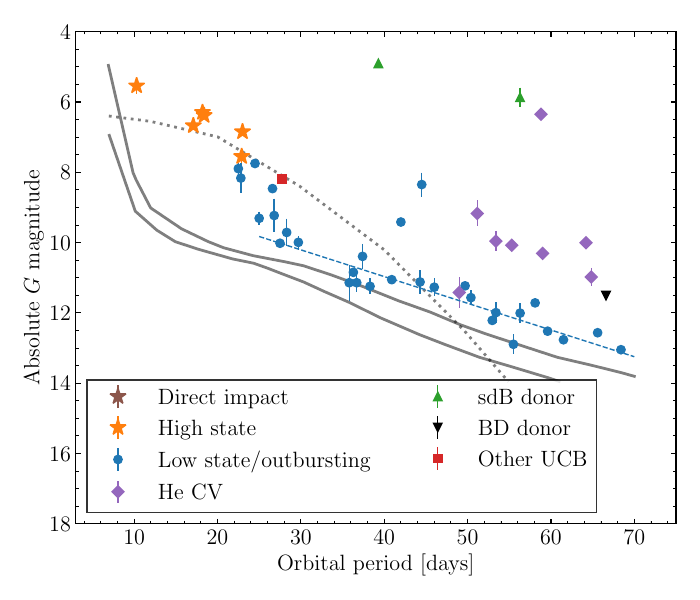

Write the Python code that produced this figure.
#!/usr/bin/env python

"""
"""
    
import numpy as np
import matplotlib.pyplot as plt
from sys import argv, exit
from astropy.io import fits
from astropy.table import Table
import mgutils as mg, mgutils.constants as co



def convert_v_g(v, bprp):
    g = v - 0.01760 - 0.006860 * bprp - 0.1732 * bprp**2 
    return g



if __name__ == '__main__':

    if "-h" in argv:
        print ("magnitudes.py usage")
        raise SystemExit

    ax = mg.formatGraph(xlabel="Orbital period [days]", ylabel="Absolute $G$ magnitude", grid=False, figsize=(7,6))


    #### Read table

    table = Table.read('amcvn_catalogue.fits')

    porb = table['Period']
    distance = table['Distance']
    absG = table['Gaia_Gmag'] - 5 * np.log10(distance/10)
    absG_err = table['Gaia_Gmag_err']
    dist_cont = 5 * (np.log10(table['Distance_84']) - np.log10(table['Distance_16'])) / 2
    # dist_cont = 5 * np.log10(np.array([mg.functApp(np.divide, 1000,0, p,pe)[1] for p,pe in zip(table['Gaia_parallax'],table['Gaia_parallax_err'])])/distance + 1)
    absG_err = np.sqrt(table['Gaia_Gmag_err']**2 + dist_cont**2)

    ok = np.isfinite(porb) & (absG > 0) & (absG_err > 0) & table['Confirmed'] & (table['Period_method'] != 'Predicted') & \
                (table['Gaia_parallax']/table['Gaia_parallax_err'] > 5)

    amcvn = ok & table['AM_CVn']
    hecv = ok & table['He_CV']
    sdb = ok & table['sdB_donor']
    bd = ok & table['BD_donor']
    other = ok & ( ~amcvn & ~hecv & ~sdb & ~bd )

    direct = ok & (table['Disk_state'] == 'Direct')
    high = ok & (table['Disk_state'] == 'High')
    outburst = ok & (table['Disk_state'] == 'Outburst')
    low = ok & (table['Disk_state'] == 'Low')
    hydrogen = ok & table['Has_optical_hydrogen'] & ~(table['Disk_state'] == 'Direct')



    plt.errorbar(porb[direct], absG[direct], absG_err[direct], fmt='*', markersize=12, color='C5', label="Direct impact")
    plt.errorbar(porb[high], absG[high], absG_err[high], fmt='*', markersize=12, color='C1', label="High state")
    plt.errorbar(porb[amcvn&(low|outburst)], absG[amcvn&(low|outburst)], absG_err[amcvn&(low|outburst)], fmt='o', markersize=6, color='C0', label="Low state/outbursting")
    plt.errorbar(porb[hecv], absG[hecv], absG_err[hecv], fmt='D', markersize=6, color='C4', label="He CV")
    plt.errorbar(porb[sdb], absG[sdb], absG_err[sdb], fmt='^', markersize=6, color='C2', label="sdB donor")
    plt.errorbar(porb[bd], absG[bd], absG_err[bd], fmt='v', markersize=6, color='k', label="BD donor")
    plt.errorbar(porb[other], absG[other], absG_err[other], fmt='s', markersize=6, color='C3', label="Other UCB")


    ## Model

    ok = table['AM_CVn'] & table['Confirmed'] & (table['Gaia_parallax'] / table['Gaia_parallax_err'] > 5)
    median_bprp = np.median(table['Gaia_BPRP'][ok])

    x,v = np.loadtxt("mags_disc.csv", unpack=True, delimiter=',', skiprows=1)
    v = v[np.argsort(x)]
    x = np.sort(x)
    g = convert_v_g(v, median_bprp)
    plt.plot(x, g, 'k:', alpha=0.5, lw=2)

    x,v = np.loadtxt("mags_wd_high_mdot.csv", unpack=True, delimiter=',', skiprows=1)
    v = v[np.argsort(x)]
    x = np.sort(x)
    g = convert_v_g(v, median_bprp)
    plt.plot(x, g, 'k-', alpha=0.5, lw=2)

    x,v = np.loadtxt("mags_wd_low_mdot.csv", unpack=True, delimiter=',', skiprows=1)
    v = v[np.argsort(x)]
    x = np.sort(x)
    g = convert_v_g(v, median_bprp)
    plt.plot(x, g, 'k-', alpha=0.5, lw=2)




    ## Fit to dependence


    oi = amcvn & (low|outburst) & ok

    err_inflated = np.sqrt(absG_err**2 + 0.1**2)

    in_mask = absG[oi] > 7 - 0.08*porb[oi]

    popt, pcov, mask = mg.iterativeFit(mg.slope, porb[oi], absG[oi], err_inflated[oi], 60,3, p0=[0.08,7], verbose=True, inmask=in_mask)

    # plt.errorbar(porb[oi], absG[oi], err_inflated[oi], fmt='k.')
    # plt.errorbar(porb[oi][~mask], absG[oi][~mask], err_inflated[oi][~mask], fmt='rD')



    xplot = np.linspace(25,70,100)
    yplot = mg.slope(xplot, *popt)

    plt.plot(xplot,yplot,'C0--')



    plt.xlim(3,75)
    plt.ylim(18, 4)

    plt.legend(loc='lower left', ncol=2)
    plt.savefig("magnitudes.pdf")
    plt.show()